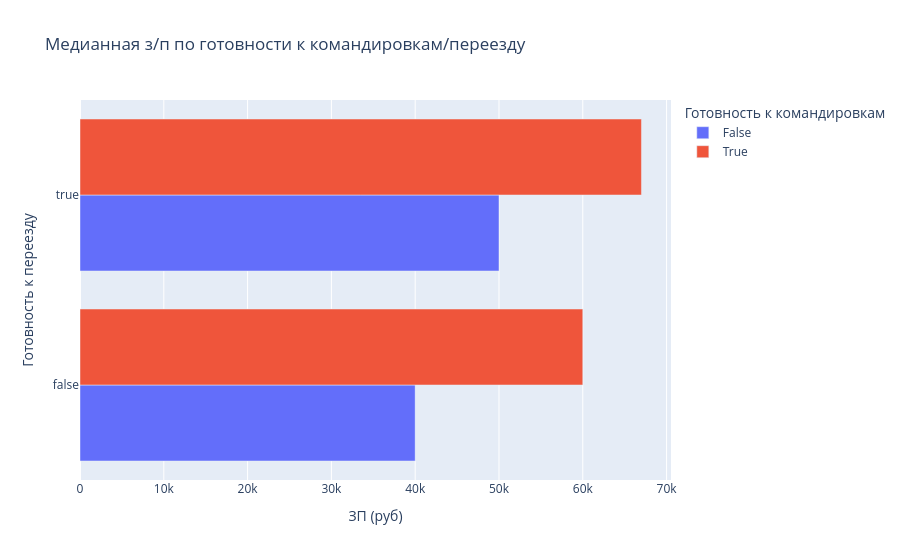

Write notebook code for a chart like this one.
### Markdown cell above
6. Постройте **многоуровневую столбчатую диаграмму**, которая показывает зависимость медианной заработной платы (**"ЗП (руб)"**) от признаков **"Готовность к переезду"** и **"Готовность к командировкам"**. Проанализируйте график, сравнив уровень заработной платы в категориях.

### Code cell
# Группируем данные
bar_data = hh_data.groupby(['Готовность к командировкам', 'Готовность к переезду'],as_index=False)['ЗП (руб)'].median()

# Строим график
fig = px.bar(
    data_frame=bar_data,
    y='Готовность к переезду',
    x='ЗП (руб)',
    barmode="group",
    color='Готовность к командировкам',
    title='Медианная з/п по готовности к командировкам/переезду'
)

# Отобразим график
fig.show()

### Figure 1 — Plotly figure (JSON) as saved in the notebook; plotly's stock layout.template omitted (floating-point values rounded to 4 significant figures)
{"data": [{"alignmentgroup": "True", "hovertemplate": "Готовность к командировкам=False<br>ЗП (руб)=%{x}<br>Готовность к переезду=%{y}<extra></extra>", "legendgroup": "False", "marker": {"color": "#636efa", "pattern": {"shape": ""}}, "name": "False", "offsetgroup": "False", "orientation": "h", "showlegend": true, "textposition": "auto", "type": "bar", "x": [40000.0, 50000.0], "xaxis": "x", "y": [false, true], "yaxis": "y"}, {"alignmentgroup": "True", "hovertemplate": "Готовность к командировкам=True<br>ЗП (руб)=%{x}<br>Готовность к переезду=%{y}<extra></extra>", "legendgroup": "True", "marker": {"color": "#EF553B", "pattern": {"shape": ""}}, "name": "True", "offsetgroup": "True", "orientation": "h", "showlegend": true, "textposition": "auto", "type": "bar", "x": [60000.0, 67000.0], "xaxis": "x", "y": [false, true], "yaxis": "y"}], "layout": {"barmode": "group", "legend": {"title": {"text": "Готовность к командировкам"}, "tracegroupgap": 0}, "title": {"text": "Медианная з/п по готовности к командировкам/переезду"}, "xaxis": {"anchor": "y", "domain": [0, 1], "title": {"text": "ЗП (руб)"}}, "yaxis": {"anchor": "x", "domain": [0, 1], "title": {"text": "Готовность к переезду"}}}}
